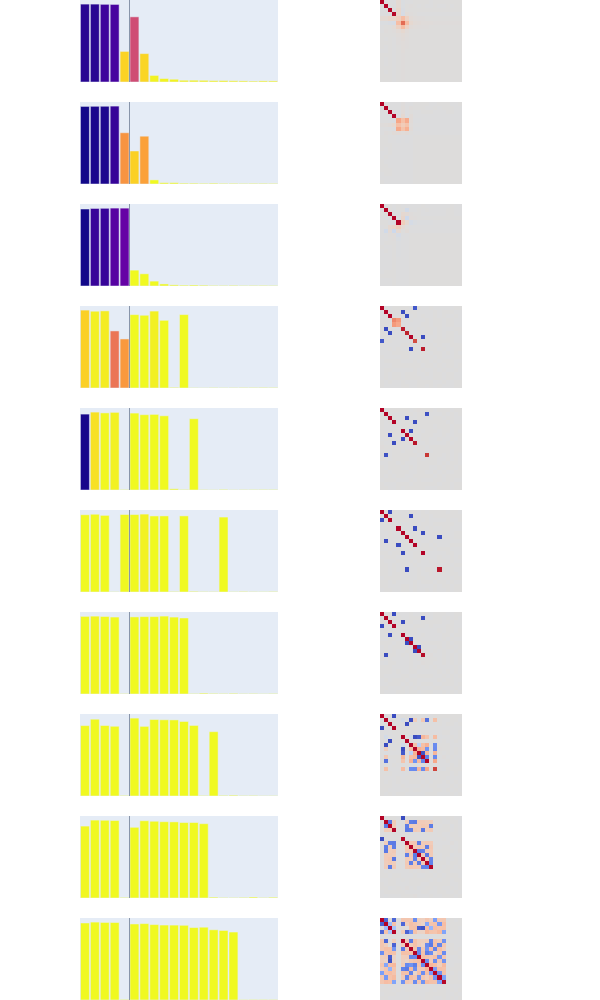

Write notebook code for a chart like this one.
### Code cell
#fig = render_features(model, np.s_[::2]) # every other instance    
fig = render_features(model)
fig.update_layout()

### Figure 1 — Plotly figure (JSON) as saved in the notebook; plotly's stock layout.template omitted (floating-point values rounded to 4 significant figures; data arrays with more than 128 entries replaced by an {"elided": "..."} marker saying what was removed)
{"data": [{"marker": {"cmax": 1, "cmin": 0, "color": [0.05313, 0.05291, 0.095, 0.1134, 0.9093, 0.5205, 0.9157, 0.9837, 0.9853, 0.9835, 0.9841, 0.984, 0.9835, 0.9846, 0.984, 0.9839, 0.9848, 0.9845, 0.9854, 0.9844]}, "type": "bar", "width": 0.9, "x": [0, 1, 2, 3, 4, 5, 6, 7, 8, 9, 10, 11, 12, 13, 14, 15, 16, 17, 18, 19], "xaxis": "x", "y": [0.9983, 0.9983, 0.9955, 0.9941, 0.3918, 0.8353, 0.3642, 0.08426, 0.04451, 0.03536, 0.02254, 0.02294, 0.02155, 0.01753, 0.01862, 0.01598, 0.01432, 0.01156, 0.01444, 0.01407], "yaxis": "y"}, {"colormodel": "rgba256", "customdata": {"elided": "20x20 float values"}, "hovertemplate": "In: %{x}<br>\nOut: %{y}<br>\nWeight: %{customdata:0.2f}\n", "type": "image", "xaxis": "x2", "yaxis": "y2", "z": {"elided": "1600 int values"}}, {"marker": {"cmax": 1, "cmin": 0, "color": [0.009667, 0.0267, 0.03213, 0.08063, 0.7464, 0.9021, 0.7836, 0.9998, 0.9982, 0.997, 0.9992, 0.9967, 0.9989, 0.9967, 0.9975, 0.9959, 0.9974, 0.9975, 0.9963, 0.9973]}, "type": "bar", "width": 0.9, "x": [0, 1, 2, 3, 4, 5, 6, 7, 8, 9, 10, 11, 12, 13, 14, 15, 16, 17, 18, 19], "xaxis": "x3", "y": [1.001, 1.002, 1.002, 1.005, 0.6611, 0.4259, 0.6164, 0.053, 0.01673, 0.017, 0.0104, 0.01026, 0.00839, 0.01039, 0.007904, 0.00816, 0.006791, 0.007861, 0.007752, 0.006914], "yaxis": "y3"}, {"colormodel": "rgba256", "customdata": {"elided": "20x20 float values"}, "hovertemplate": "In: %{x}<br>\nOut: %{y}<br>\nWeight: %{customdata:0.2f}\n", "type": "image", "xaxis": "x4", "yaxis": "y4", "z": {"elided": "1600 int values"}}, {"marker": {"cmax": 1, "cmin": 0, "color": [0.009504, 0.08406, 0.08143, 0.1535, 0.1905, 1.004, 1.01, 1.028, 1.028, 1.029, 1.028, 1.026, 1.026, 1.018, 1.026, 1.028, 1.028, 1.028, 1.028, 1.027]}, "type": "bar", "width": 0.9, "x": [0, 1, 2, 3, 4, 5, 6, 7, 8, 9, 10, 11, 12, 13, 14, 15, 16, 17, 18, 19], "xaxis": "x5", "y": [1.001, 1.008, 1.01, 1.013, 1.013, 0.2063, 0.1588, 0.0636, 0.02697, 0.01484, 0.01099, 0.01305, 0.01052, 0.007263, 0.006778, 0.008267, 0.005553, 0.006839, 0.00709, 0.005894], "yaxis": "y5"}, {"colormodel": "rgba256", "customdata": {"elided": "20x20 float values"}, "hovertemplate": "In: %{x}<br>\nOut: %{y}<br>\nWeight: %{customdata:0.2f}\n", "type": "image", "xaxis": "x6", "yaxis": "y6", "z": {"elided": "1600 int values"}}, {"marker": {"cmax": 1, "cmin": 0, "color": [0.9026, 0.9784, 0.97, 0.6539, 0.7611, 1.024, 1.028, 0.9788, 1.039, 1.305, 1.026, 1.323, 1.324, 1.387, 1.404, 1.412, 1.348, 1.399, 1.394, 1.369]}, "type": "bar", "width": 0.9, "x": [0, 1, 2, 3, 4, 5, 6, 7, 8, 9, 10, 11, 12, 13, 14, 15, 16, 17, 18, 19], "xaxis": "x7", "y": [1.039, 1.024, 1.028, 0.7611, 0.6539, 0.9784, 0.9699, 1.026, 0.9026, 0.008414, 0.9788, 0.003643, 0.00232, 0.005017, 0.003524, 0.003961, 0.005429, 0.006153, 0.006908, 0.006251], "yaxis": "y7"}, {"colormodel": "rgba256", "customdata": {"elided": "20x20 float values"}, "hovertemplate": "In: %{x}<br>\nOut: %{y}<br>\nWeight: %{customdata:0.2f}\n", "type": "image", "xaxis": "x8", "yaxis": "y8", "z": {"elided": "1600 int values"}}, {"marker": {"cmax": 1, "cmin": 0, "color": [0.01975, 0.9423, 0.9957, 0.981, 1.006, 0.9997, 1.019, 1.017, 1.026, 1.096, 1.139, 1.03, 1.403, 1.419, 1.376, 1.351, 1.285, 1.413, 1.333, 1.08]}, "type": "bar", "width": 0.9, "x": [0, 1, 2, 3, 4, 5, 6, 7, 8, 9, 10, 11, 12, 13, 14, 15, 16, 17, 18, 19], "xaxis": "x9", "y": [1.004, 1.03, 1.019, 1.026, 0.006283, 1.017, 0.9956, 0.9997, 0.981, 0.01602, 0.006831, 0.9423, 0.004161, 0.002939, 0.007668, 0.002784, 0.004063, 0.004991, 0.006146, 0.005646], "yaxis": "y9"}, {"colormodel": "rgba256", "customdata": {"elided": "20x20 float values"}, "hovertemplate": "In: %{x}<br>\nOut: %{y}<br>\nWeight: %{customdata:0.2f}\n", "type": "image", "xaxis": "x10", "yaxis": "y10", "z": {"elided": "1600 int values"}}, {"marker": {"cmax": 1, "cmin": 0, "color": [1.005, 0.9977, 1.013, 1.422, 0.998, 0.9982, 0.9828, 1.02, 1.017, 1.423, 1.016, 1.419, 1.419, 1.418, 1.022, 1.419, 1.42, 1.42, 1.42, 1.422]}, "type": "bar", "width": 0.9, "x": [0, 1, 2, 3, 4, 5, 6, 7, 8, 9, 10, 11, 12, 13, 14, 15, 16, 17, 18, 19], "xaxis": "x11", "y": [1.013, 1.02, 1.005, 0.003006, 1.016, 1.016, 1.022, 0.9976, 0.9979, 0.006628, 0.9982, 0.008744, 0.004528, 0.004291, 0.9828, 0.003668, 0.007081, 0.003956, 0.003685, 0.006429], "yaxis": "y11"}, {"colormodel": "rgba256", "customdata": {"elided": "20x20 float values"}, "hovertemplate": "In: %{x}<br>\nOut: %{y}<br>\nWeight: %{customdata:0.2f}\n", "type": "image", "xaxis": "x12", "yaxis": "y12", "z": {"elided": "1600 int values"}}, {"marker": {"cmax": 1, "cmin": 0, "color": [1.002, 0.9903, 1.004, 1.011, 1.422, 1.01, 1.008, 1.008, 1.002, 1.015, 1.014, 1.42, 1.416, 1.423, 1.42, 1.42, 1.42, 1.419, 1.417, 1.416]}, "type": "bar", "width": 0.9, "x": [0, 1, 2, 3, 4, 5, 6, 7, 8, 9, 10, 11, 12, 13, 14, 15, 16, 17, 18, 19], "xaxis": "x13", "y": [1.011, 1.014, 1.01, 1.002, 0.004396, 1.004, 1.008, 1.008, 1.015, 1.002, 0.9902, 0.005747, 0.01138, 0.007368, 0.006489, 0.008634, 0.004071, 0.006394, 0.002944, 0.005574], "yaxis": "y13"}, {"colormodel": "rgba256", "customdata": {"elided": "20x20 float values"}, "hovertemplate": "In: %{x}<br>\nOut: %{y}<br>\nWeight: %{customdata:0.2f}\n", "type": "image", "xaxis": "x14", "yaxis": "y14", "z": {"elided": "1600 int values"}}, {"marker": {"cmax": 1, "cmin": 0, "color": [1.0, 1.274, 0.999, 1.01, 1.676, 1.336, 1.011, 1.276, 1.396, 1.365, 1.427, 1.447, 1.654, 1.51, 1.722, 1.775, 1.722, 1.698, 1.582, 1.661]}, "type": "bar", "width": 0.9, "x": [0, 1, 2, 3, 4, 5, 6, 7, 8, 9, 10, 11, 12, 13, 14, 15, 16, 17, 18, 19], "xaxis": "x15", "y": [1.01, 1.102, 1.011, 1.0, 0.007887, 1.118, 0.999, 1.097, 1.093, 1.092, 1.069, 1.012, 0.007039, 0.9226, 0.008434, 0.01127, 0.005056, 0.007369, 0.002838, 0.003906], "yaxis": "y15"}, {"colormodel": "rgba256", "customdata": {"elided": "20x20 float values"}, "hovertemplate": "In: %{x}<br>\nOut: %{y}<br>\nWeight: %{customdata:0.2f}\n", "type": "image", "xaxis": "x16", "yaxis": "y16", "z": {"elided": "1600 int values"}}, {"marker": {"cmax": 1, "cmin": 0, "color": [0.9942, 1.306, 1.303, 1.312, 1.688, 1.012, 1.317, 1.318, 1.319, 1.327, 1.32, 1.324, 1.327, 1.622, 1.677, 1.683, 1.686, 1.672, 1.687, 1.695]}, "type": "bar", "width": 0.9, "x": [0, 1, 2, 3, 4, 5, 6, 7, 8, 9, 10, 11, 12, 13, 14, 15, 16, 17, 18, 19], "xaxis": "x17", "y": [1.011, 1.096, 1.093, 1.089, 0.00797, 0.9941, 1.087, 1.079, 1.073, 1.07, 1.061, 1.062, 1.045, 0.01238, 0.006666, 0.005159, 0.008469, 0.01389, 0.005912, 0.01095], "yaxis": "y17"}, {"colormodel": "rgba256", "customdata": {"elided": "20x20 float values"}, "hovertemplate": "In: %{x}<br>\nOut: %{y}<br>\nWeight: %{customdata:0.2f}\n", "type": "image", "xaxis": "x18", "yaxis": "y18", "z": {"elided": "1600 int values"}}, {"marker": {"cmax": 1, "cmin": 0, "color": [1.478, 1.497, 1.459, 1.509, 1.923, 1.49, 1.5, 1.589, 1.598, 1.522, 1.504, 1.627, 1.574, 1.624, 1.613, 1.625, 1.881, 1.924, 1.792, 1.916]}, "type": "bar", "width": 0.9, "x": [0, 1, 2, 3, 4, 5, 6, 7, 8, 9, 10, 11, 12, 13, 14, 15, 16, 17, 18, 19], "xaxis": "x19", "y": [1.127, 1.14, 1.135, 1.134, 0.008449, 1.113, 1.118, 1.104, 1.097, 1.096, 1.094, 1.06, 1.065, 1.028, 1.018, 0.9947, 0.004976, 0.007268, 0.007065, 0.005982], "yaxis": "y19"}, {"colormodel": "rgba256", "customdata": {"elided": "20x20 float values"}, "hovertemplate": "In: %{x}<br>\nOut: %{y}<br>\nWeight: %{customdata:0.2f}\n", "type": "image", "xaxis": "x20", "yaxis": "y20", "z": {"elided": "1600 int values"}}], "layout": {"height": 1000, "margin": {"b": 0, "t": 0}, "shapes": [{"line": {"width": 0.5}, "type": "line", "x0": 4.5, "x1": 4.5, "xref": "x", "y0": 0, "y1": 1, "yref": "y domain"}, {"line": {"width": 0.5}, "type": "line", "x0": 4.5, "x1": 4.5, "xref": "x3", "y0": 0, "y1": 1, "yref": "y3 domain"}, {"line": {"width": 0.5}, "type": "line", "x0": 4.5, "x1": 4.5, "xref": "x5", "y0": 0, "y1": 1, "yref": "y5 domain"}, {"line": {"width": 0.5}, "type": "line", "x0": 4.5, "x1": 4.5, "xref": "x7", "y0": 0, "y1": 1, "yref": "y7 domain"}, {"line": {"width": 0.5}, "type": "line", "x0": 4.5, "x1": 4.5, "xref": "x9", "y0": 0, "y1": 1, "yref": "y9 domain"}, {"line": {"width": 0.5}, "type": "line", "x0": 4.5, "x1": 4.5, "xref": "x11", "y0": 0, "y1": 1, "yref": "y11 domain"}, {"line": {"width": 0.5}, "type": "line", "x0": 4.5, "x1": 4.5, "xref": "x13", "y0": 0, "y1": 1, "yref": "y13 domain"}, {"line": {"width": 0.5}, "type": "line", "x0": 4.5, "x1": 4.5, "xref": "x15", "y0": 0, "y1": 1, "yref": "y15 domain"}, {"line": {"width": 0.5}, "type": "line", "x0": 4.5, "x1": 4.5, "xref": "x17", "y0": 0, "y1": 1, "yref": "y17 domain"}, {"line": {"width": 0.5}, "type": "line", "x0": 4.5, "x1": 4.5, "xref": "x19", "y0": 0, "y1": 1, "yref": "y19 domain"}], "showlegend": false, "width": 600, "xaxis": {"anchor": "y", "domain": [0, 0.45], "matches": "x19", "showticklabels": false, "visible": false}, "xaxis10": {"anchor": "y10", "domain": [0.55, 1], "matches": "x20", "showticklabels": false, "visible": false}, "xaxis11": {"anchor": "y11", "domain": [0, 0.45], "matches": "x19", "showticklabels": false, "visible": false}, "xaxis12": {"anchor": "y12", "domain": [0.55, 1], "matches": "x20", "showticklabels": false, "visible": false}, "xaxis13": {"anchor": "y13", "domain": [0, 0.45], "matches": "x19", "showticklabels": false, "visible": false}, "xaxis14": {"anchor": "y14", "domain": [0.55, 1], "matches": "x20", "showticklabels": false, "visible": false}, "xaxis15": {"anchor": "y15", "domain": [0, 0.45], "matches": "x19", "showticklabels": false, "visible": false}, "xaxis16": {"anchor": "y16", "domain": [0.55, 1], "matches": "x20", "showticklabels": false, "visible": false}, "xaxis17": {"anchor": "y17", "domain": [0, 0.45], "matches": "x19", "showticklabels": false, "visible": false}, "xaxis18": {"anchor": "y18", "domain": [0.55, 1], "matches": "x20", "showticklabels": false, "visible": false}, "xaxis19": {"anchor": "y19", "domain": [0, 0.45], "visible": false}, "xaxis2": {"anchor": "y2", "domain": [0.55, 1], "matches": "x20", "showticklabels": false, "visible": false}, "xaxis20": {"anchor": "y20", "domain": [0.55, 1], "visible": false}, "xaxis3": {"anchor": "y3", "domain": [0, 0.45], "matches": "x19", "showticklabels": false, "visible": false}, "xaxis4": {"anchor": "y4", "domain": [0.55, 1], "matches": "x20", "showticklabels": false, "visible": false}, "xaxis5": {"anchor": "y5", "domain": [0, 0.45], "matches": "x19", "showticklabels": false, "visible": false}, "xaxis6": {"anchor": "y6", "domain": [0.55, 1], "matches": "x20", "showticklabels": false, "visible": false}, "xaxis7": {"anchor": "y7", "domain": [0, 0.45], "matches": "x19", "showticklabels": false, "visible": false}, "xaxis8": {"anchor": "y8", "domain": [0.55, 1], "matches": "x20", "showticklabels": false, "visible": false}, "xaxis9": {"anchor": "y9", "domain": [0, 0.45], "matches": "x19", "showticklabels": false, "visible": false}, "yaxis": {"anchor": "x", "domain": [0.918, 1.0], "visible": false}, "yaxis10": {"anchor": "x10", "domain": [0.51, 0.592], "visible": false}, "yaxis11": {"anchor": "x11", "domain": [0.408, 0.49], "visible": false}, "yaxis12": {"anchor": "x12", "domain": [0.408, 0.49], "visible": false}, "yaxis13": {"anchor": "x13", "domain": [0.306, 0.388], "visible": false}, "yaxis14": {"anchor": "x14", "domain": [0.306, 0.388], "visible": false}, "yaxis15": {"anchor": "x15", "domain": [0.204, 0.286], "visible": false}, "yaxis16": {"anchor": "x16", "domain": [0.204, 0.286], "visible": false}, "yaxis17": {"anchor": "x17", "domain": [0.102, 0.184], "visible": false}, "yaxis18": {"anchor": "x18", "domain": [0.102, 0.184], "visible": false}, "yaxis19": {"anchor": "x19", "domain": [0, 0.082], "visible": false}, "yaxis2": {"anchor": "x2", "domain": [0.918, 1.0], "visible": false}, "yaxis20": {"anchor": "x20", "domain": [0, 0.082], "visible": false}, "yaxis3": {"anchor": "x3", "domain": [0.816, 0.898], "visible": false}, "yaxis4": {"anchor": "x4", "domain": [0.816, 0.898], "visible": false}, "yaxis5": {"anchor": "x5", "domain": [0.714, 0.796], "visible": false}, "yaxis6": {"anchor": "x6", "domain": [0.714, 0.796], "visible": false}, "yaxis7": {"anchor": "x7", "domain": [0.612, 0.694], "visible": false}, "yaxis8": {"anchor": "x8", "domain": [0.612, 0.694], "visible": false}, "yaxis9": {"anchor": "x9", "domain": [0.51, 0.592], "visible": false}}}
